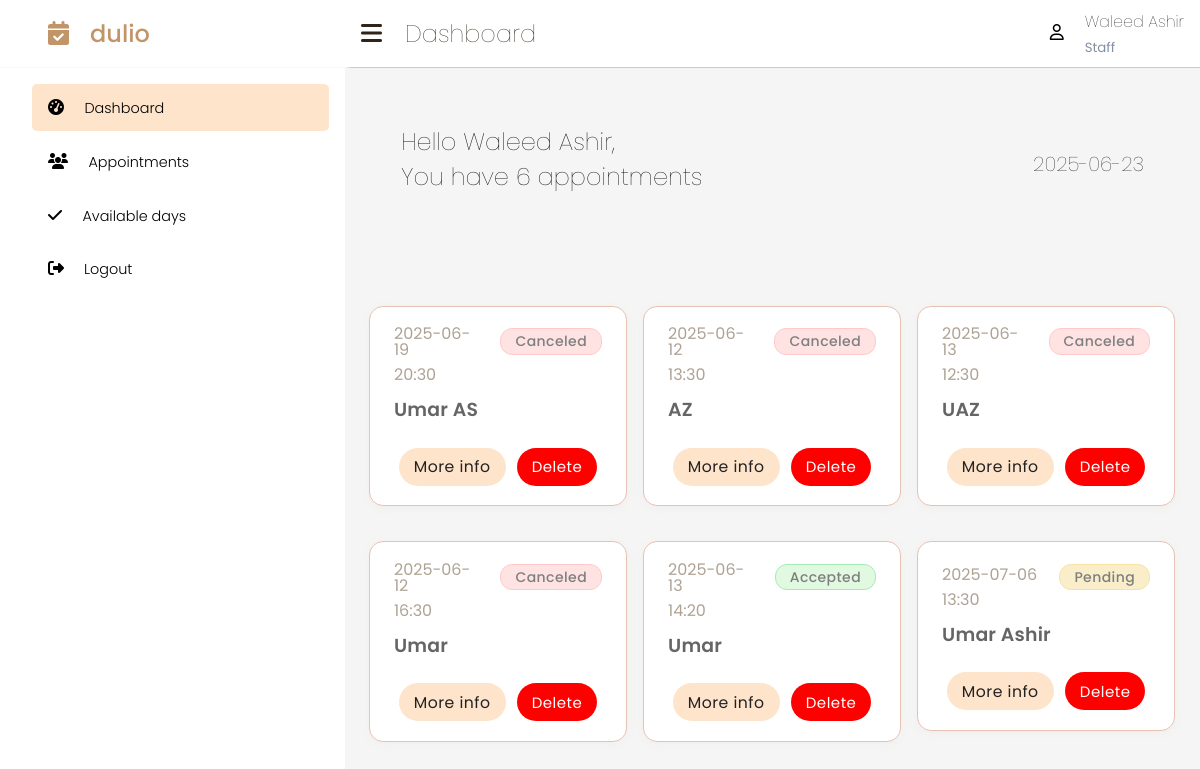
The page /staff_dashboard (signed in) on the database as committed earlier.
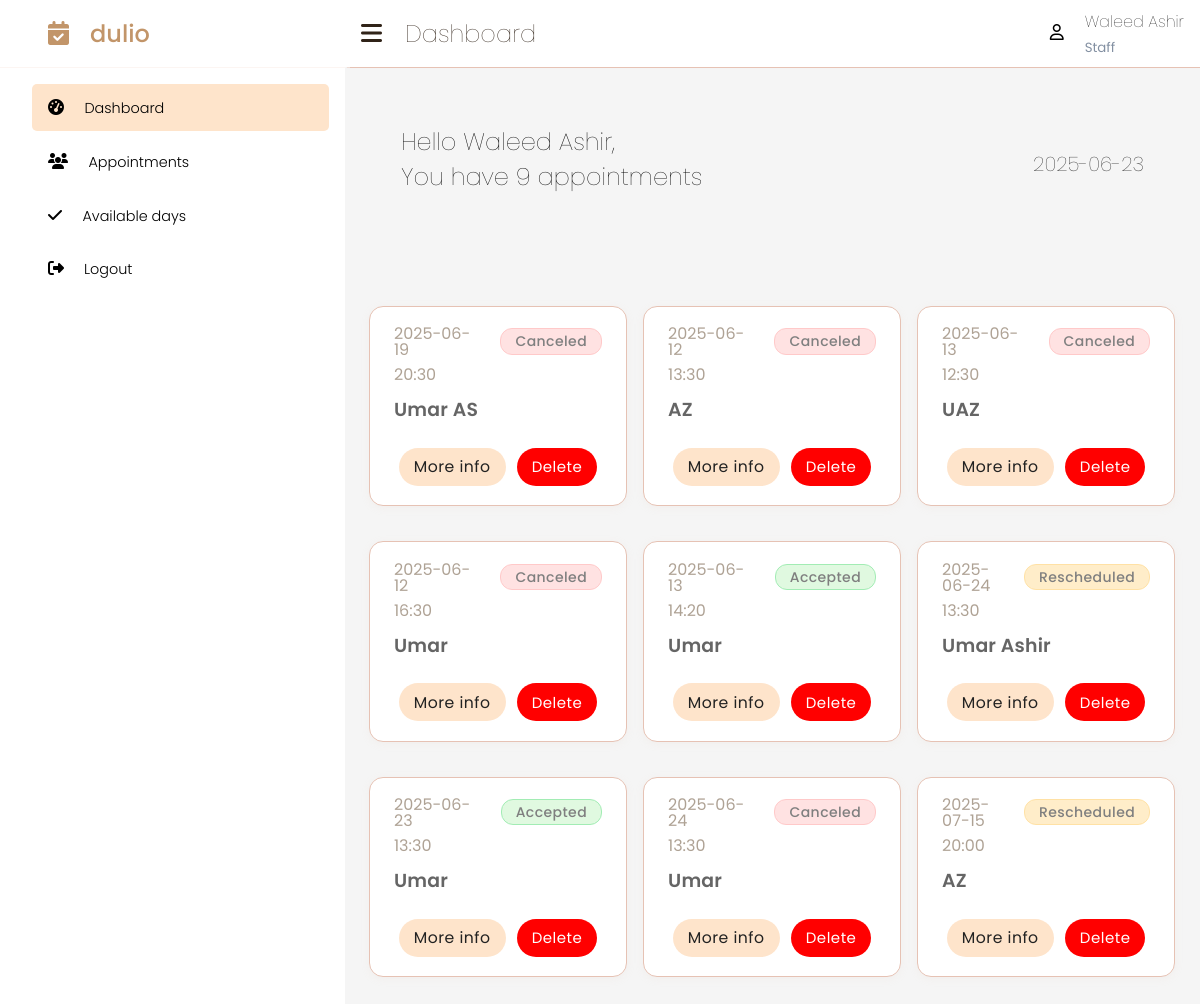
The same page on the database as committed later.
### app/models.py (models this page shows, shortened)
class Appointment(db.Model):
    id = db.Column(db.Integer, primary_key=True)
    client_id = db.Column(db.Integer, db.ForeignKey('user.id'), nullable=False)
    client_name = db.Column(db.String(100), nullable=False)
    client_mail = db.Column(db.String(100), nullable=False)
    appointment_date = db.Column(db.String(10), nullable=False)
    appointment_time = db.Column(db.String(5), nullable=False)
    person_name = db.Column(db.String(100), nullable=False)
    status = db.Column(db.String(20), default='pending')  # 'pending', 'accepted', 'rescheduled', 'canceled'
    staff_reason = db.Column(db.String(255))  # Reason for reschedule/cancel

### app/routes.py (the view)
    @app.route('/staff_dashboard')
    @login_required
    def staff_dashboard():
        if current_user.role != 'staff':
            return redirect(url_for('client_dashboard'))
        appointments = Appointment.query.filter_by(person_name=current_user.username).all()
        admin_username = current_user.username
        current_date = date.today()
        appointment_count = len(appointments)
        message = f"You have {appointment_count} appointments"
        staff_counts = get_staff_appointments_count()
        return render_template('staff_dashboard.html', appointments=appointments, admin_username=admin_username, current_date=current_date, message=message)

### app/routes.py (called while the page is built)
def get_staff_appointments_count():
    results = (
        db.session.query(Appointment.person_name, func.count(Appointment.id))
        .group_by(Appointment.person_name)
        .all()
    )
    staff_counts = {person_name: count for person_name, count in results}
    return staff_counts

### app/templates/staff_dashboard.html (shortened to what this page needs)
{% extends 'staff_base.html' %}
{% block content %}
        <main>
            <div class="projects-section">
                <div class="projects-section-header">
                     <div class="message">
                            <h1>Hello {{ admin_username }},</h1>
                            <h1>{{ message }}</h1>
                        </div>
            <p class="time">{{ current_date }}</p>
                </div>
                  </div>
                <div class="project-boxes jsGridView">
                {% for appointment in appointments %}
                  <div class="project-box-wrapper">
                    <div class="project-box styled-card">
                      <div class="project-box-header styled-card-header">
                        <div>
                          <span class="date">{{ appointment.appointment_date }}</span>
                          <span class="time">{{ appointment.appointment_time }}</span>
                        </div>
                        <span class="status-badge
                          {% if appointment.status == 'pending' %}status-pending
                          {% elif appointment.status == 'accepted' %}status-accepted
                          {% elif appointment.status == 'rescheduled' %}status-rescheduled
                          {% elif appointment.status == 'canceled' %}status-canceled
                          {% endif %}">
                          {{ appointment.status|capitalize }}
                        </span>
                      </div>
                      <div class="project-box-content-header styled-card-content">
                        <p class="box-content-header client-name">{{ appointment.client_name }}</p>
                      </div>
                      <div class="project-box-footer styled-card-footer">
                        <a href="{{url_for ('appointments') }}" class="info">More info</a>
                        <form action="{{ url_for('delete_appointment', appointment_id=appointment.id) }}" method="post">
                          <button type="submit"
                            class="delete-btn"
                            onclick="return confirm('Are you sure you want to delete this appointment?');">
                            Delete
                          </button>
                        </form>
                      </div>
                    </div>
                  </div>
                {% endfor %}
              </div>
            </div>
{% endblock %}

Rows that differ between the two databases and show on the page:
changed Appointment "Umar Ashir": appointment_date "2025-07-06" → "2025-06-24"; status "Pending" → "Rescheduled"
added Appointment: appointment_date "2025-06-23", appointment_time "13:30", status "Accepted", client_name "Umar"
added Appointment: appointment_date "2025-06-24", appointment_time "13:30", status "Canceled", client_name "Umar"
added Appointment: appointment_date "2025-07-15", appointment_time "20:00", status "Rescheduled", client_name "AZ"
Other text that changed with them:
{{ message }}: "You have 6 appointments" → "You have 9 appointments"
